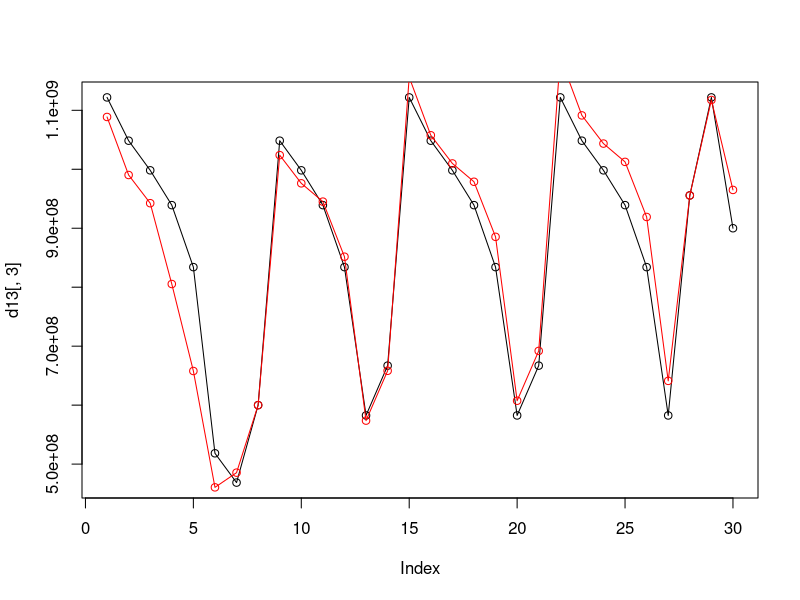

The R script that drew this image: (Note: this script raises an error after producing the figure.)
d2=read.csv("7_2.csv",header=FALSE)
d3=read.csv("7_3.csv",header=FALSE)
d4=read.csv("7_4.csv",header=FALSE)
d5=read.csv("7_5.csv",header=FALSE)
d6=read.csv("7_6.csv",header=FALSE)
d7=read.csv("7_7.csv",header=FALSE)
d8=read.csv("7_8.csv",header=FALSE)
d9=read.csv("7_9.csv",header=FALSE)
d10=read.csv("7_10.csv",header=FALSE)
d11=read.csv("7_11.csv",header=FALSE)
d12=read.csv("7_12.csv",header=FALSE)
d13=read.csv("7_13.csv",header=FALSE)
d14=read.csv("7_14.csv",header=FALSE)

myTot=read.csv("offlineAnalysis/myTot.csv",header=FALSE)
plot(d13[,3],type="o")
points(d14[,3],type="o",col="red")
points(redeem,type="o",col="blue")


points(myTot[400:427,3],type="o",col="blue")
